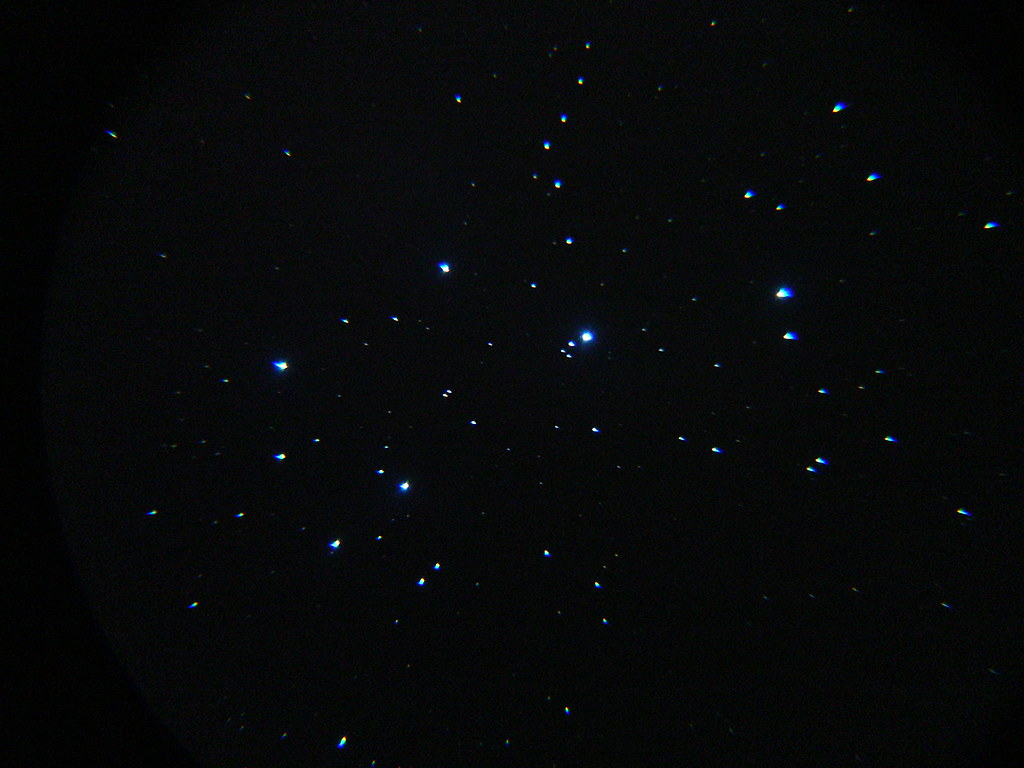
#> input picture pleiades.jpg, 1024 x 768 px
$ python detect.py pleiades.jpg 1.0 1.0
#> lines starting #> are read from the running program, lines starting #| are printed output that depends on the picture; after the words box and inside, x2 and y2 are one past the last pixel; in counts of white or black regions, pixels touching at a corner belong together
### simulator.py
"""Star-field simulator: given a camera attitude, render a synthetic star image.

Run:  python simulator.py
Output: sim_star_field.png (+ printed true attitude)
"""
import csv
import os

import numpy as np
import cv2

# --- Camera model ---------------------------------------------------------
IMG_SIZE = 1024            # pixels (square sensor)
FOV_DEG = 15.0             # full field of view, degrees
LIMIT_MAG = 6.0            # faintest star we render
SIGMA_PX = 1.4             # star blur (PSF width) in pixels
NOISE_STD = 3.0            # sensor read noise (8-bit counts)
BACKGROUND = 8.0           # sky + dark level (8-bit counts)
REF_MAG = 6.0              # a star of this magnitude...
PEAK_AT_REF_MAG = 40.0     # ...peaks at this brightness (8-bit counts)

# Pinhole focal length in pixels from field of view
FOCAL_PX = (IMG_SIZE / 2) / np.tan(np.radians(FOV_DEG / 2))

# --- Small built-in catalog: (name, RA deg, Dec deg, magnitude) ------------
# Approximate J2000 positions for bright stars so the script runs offline.
# Replace with Hipparcos (astroquery) for a realistic star density.
BUILTIN_CATALOG = [
    ("Sirius", 101.287, -16.716, -1.46), ("Canopus", 95.988, -52.696, -0.74),
    ("Arcturus", 213.915, 19.182, -0.05), ("Vega", 279.234, 38.784, 0.03),
    ("Capella", 79.172, 45.998, 0.08), ("Rigel", 78.634, -8.202, 0.13),
    ("Procyon", 114.825, 5.225, 0.34), ("Betelgeuse", 88.793, 7.407, 0.50),
    ("Altair", 297.696, 8.868, 0.77), ("Aldebaran", 68.980, 16.509, 0.85),
    ("Spica", 201.298, -11.161, 0.97), ("Antares", 247.352, -26.432, 1.06),
    ("Pollux", 116.329, 28.026, 1.14), ("Fomalhaut", 344.413, -29.622, 1.16),
    ("Deneb", 310.358, 45.280, 1.25), ("Regulus", 152.093, 11.967, 1.35),
    ("Castor", 113.650, 31.888, 1.58), ("Bellatrix", 81.283, 6.350, 1.64),
    ("Alnilam", 84.053, -1.202, 1.69), ("Alnitak", 85.190, -1.943, 1.77),
    ("Mintaka", 83.002, -0.299, 2.23), ("Saiph", 86.939, -9.670, 2.06),
    ("Dubhe", 165.932, 61.751, 1.79), ("Merak", 165.460, 56.382, 2.37),
    ("Alioth", 193.507, 55.960, 1.77), ("Mizar", 200.981, 54.925, 2.04),
    ("Alkaid", 206.886, 49.313, 1.86), ("Polaris", 37.955, 89.264, 1.98),
    ("Hamal", 31.793, 23.463, 2.00), ("Alpheratz", 2.097, 29.091, 2.06),
    ("Mirach", 17.433, 35.621, 2.05), ("Almach", 30.975, 42.330, 2.10),
    ("Schedar", 10.127, 56.537, 2.24), ("Caph", 2.295, 59.150, 2.28),
    ("Gamma Cas", 14.177, 60.717, 2.47), ("Menkar", 45.570, 4.090, 2.53),
    ("Mirfak", 51.081, 49.861, 1.79), ("Algol", 47.042, 40.956, 2.12),
    ("Elnath", 81.573, 28.608, 1.65), ("Alhena", 99.428, 16.399, 1.93),
    ("Mebsuta", 100.983, 25.131, 3.06), ("Tejat", 95.740, 22.514, 2.88),
    ("Wezen", 107.098, -26.393, 1.84), ("Adhara", 104.656, -28.972, 1.50),
    ("Alphard", 141.897, -8.659, 1.98), ("Denebola", 177.265, 14.572, 2.14),
    ("Algieba", 154.993, 19.842, 2.28), ("Zosma", 168.527, 20.524, 2.56),
    ("Vindemiatrix", 195.544, 10.959, 2.83), ("Porrima", 190.415, -1.449, 2.74),
    ("Zubenelgenubi", 222.720, -16.042, 2.75), ("Kochab", 222.676, 74.156, 2.08),
    ("Rasalhague", 263.734, 12.560, 2.08), ("Rasalgethi", 258.662, 14.390, 2.78),
    ("Sabik", 257.595, -15.725, 2.43), ("Shaula", 263.402, -37.104, 1.62),
    ("Sargas", 264.330, -42.998, 1.87), ("Kaus Australis", 276.043, -34.385, 1.85),
    ("Nunki", 283.816, -26.297, 2.02), ("Sadr", 305.557, 40.257, 2.23),
    ("Albireo", 292.680, 27.960, 3.18), ("Enif", 326.046, 9.875, 2.39),
    ("Markab", 346.190, 15.205, 2.49), ("Scheat", 345.944, 28.083, 2.42),
    ("Algenib", 3.309, 15.184, 2.83), ("Diphda", 10.897, -17.987, 2.04),
    ("Achernar", 24.429, -57.237, 0.46), ("Acamar", 44.565, -40.305, 2.88),
    ("Hadar", 210.956, -60.373, 0.61), ("Rigil Kent", 219.900, -60.834, -0.01),
    ("Acrux", 186.650, -63.099, 0.77), ("Mimosa", 191.930, -59.689, 1.25),
    ("Gacrux", 187.791, -57.113, 1.64), ("Miaplacidus", 138.300, -69.717, 1.68),
    ("Avior", 125.629, -59.510, 1.86), ("Atria", 252.166, -69.028, 1.92),
]


def load_catalog(path=None):
    """Load catalog.csv (made by get_catalog.py), else fall back to the built-in list.

    Returns (list of (name, ra_deg, dec_deg, mag), description of the source).
    """
    here = os.path.dirname(os.path.abspath(__file__))
    path = path or os.environ.get("STAR_CATALOG") or os.path.join(here, "catalog.csv")
    if os.path.exists(path):
        stars = []
        with open(path, newline="") as f:
#> (reads catalog.csv from the repository)
            for row in csv.DictReader(f):
                stars.append((f"HIP{row['hip']}", float(row["ra_deg"]),
                              float(row["dec_deg"]), float(row["mag"])))
#> in main, color is the input picture: shape (768, 1024, 3); mean B, G, R 9, 8.3, 6.7
        if stars:
            return stars, os.path.basename(path)
    return BUILTIN_CATALOG, "built-in 75-star list; run get_catalog.py for the real catalog"


CATALOG, CATALOG_SOURCE = load_catalog()


# [102 lines left out: functions radec_to_unit, attitude_matrix, rotation_to_quaternion, project_stars, render_image, main, not called in this run]


# [2 lines that do not run on import are left out]

### detect.py
"""Star detection + sub-pixel centroiding.

Run:  python detect.py              -> simulates an image, detects stars, compares to truth
      python detect.py my_image.png -> detects stars in your own grayscale image

Two detectors live here so you can compare them:
  detect_stars        the improved detector (used by everything else)
  detect_stars_basic  the original day-2 detector, kept for before/after tests

What the improved detector does differently:
  1. Noise estimate that survives clipping. Sensor values cannot go below 0, so at
     high noise a big share of dark pixels sit at exactly 0 and the classic
     median-absolute-deviation estimate reads far too low (we measured 11.6 when the
     true noise was 30), which made the threshold too low and flooded the output
     with false stars. Here the noise is measured from the upper half of the
     pixel values only, which clipping cannot touch.
  2. Matched filter. The image is blurred with the star's own blur shape before
     thresholding. Star light adds up, noise averages out, so faint stars rise
     above the noise (about 4.7x better signal-to-noise for a 1.4 px blur).
  3. Windowed centroid. A Gaussian-weighted centroid on the raw pixels,
     repeated a few times, instead of a plain weighted average over a blob.
  4. Blend rejection. Two stars closer than a few pixels merge into one blob and
     give a wrong position. A blob that is wider than a single star's blur is
     dropped. This test only runs when noise is low enough for the width to be
     measured reliably, and not on saturated stars (their flat tops look wide).
"""
import sys
import numpy as np
import cv2

import simulator as sim


def estimate_background(img):
    """Background level and noise, robust to stars AND to clipping at zero.

    The median gives the background (fine as long as under half the pixels are
    clipped). The noise comes from the upper half only: for pure noise the median
    of the positive deviations is 0.6745 sigma.
    """
    bg = float(np.median(img))
    upper = img[img > bg] - bg
    sigma = 1.4826 * float(np.median(upper)) if upper.size else 1.0
    return bg, max(sigma, 0.5)


def detect_stars(img, k_sigma=5.0, min_pixels=4, max_pixels=600, psf_sigma=None,
                 reject_blends=True, blend_ratio=1.2, info=None, saturation_level=250):
    """Find stars in a grayscale image (improved detector).

    img          2-D image, any numeric type
    k_sigma      detection threshold, in noise sigmas of the filtered image
    min_pixels / max_pixels  smallest / largest accepted blob (pixels, after filtering)
    psf_sigma    star blur in pixels (default: the simulator's value)
    reject_blends  drop blobs that look like two or more merged stars
    saturation_level  pixel value treated as saturated (these skip the blend test)
    info         optional dict; filled with 'noise' and 'blends' (count rejected)

    Returns a list of (x, y, flux), brightest first.
    """
#> called with k_sigma = 1, min_pixels = 4, max_pixels = 3000, psf_sigma = 1, reject_blends = False, blend_ratio = 1.2, saturation_level = 250
    psf_sigma = sim.SIGMA_PX if psf_sigma is None else psf_sigma
    img = img.astype(np.float32)
    height, width = img.shape
#> height = 768; width = 1024

    bg, sigma = estimate_background(img)
#> in estimate_background, `bg = float(np.median(img))`: bg = 7.67
#> in estimate_background, `sigma = 1.4826 * float(np.median(upper)) if upper.size else 1.0`: sigma = 3.46
#> bg = 7.67; sigma = 3.46
    smooth = cv2.GaussianBlur(img, (0, 0), psf_sigma)
    bg_s, sigma_s = estimate_background(smooth)
#> bg_s = 7.68; sigma_s = 2.39
    mask = (smooth > bg_s + k_sigma * sigma_s).astype(np.uint8)
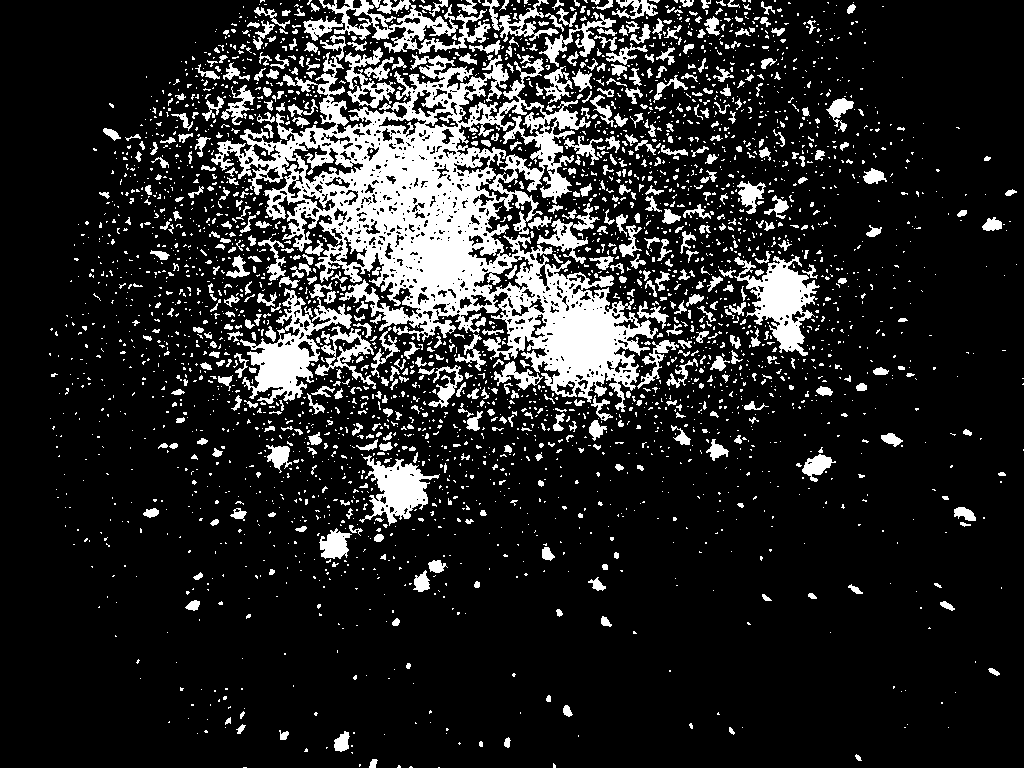
#> mask: shape (768, 1024); values 0 (black) and 1 (white), 15.7% white; 3221 white regions (2641 under 20 px), largest, box (x1, y1, x2, y2) and area: (211, 35, 658, 412) 52321, (240, 282, 352, 404) 4468, (734, 256, 820, 356) 3720
    n, labels, stats, _ = cv2.connectedComponentsWithStats(mask, connectivity=8)
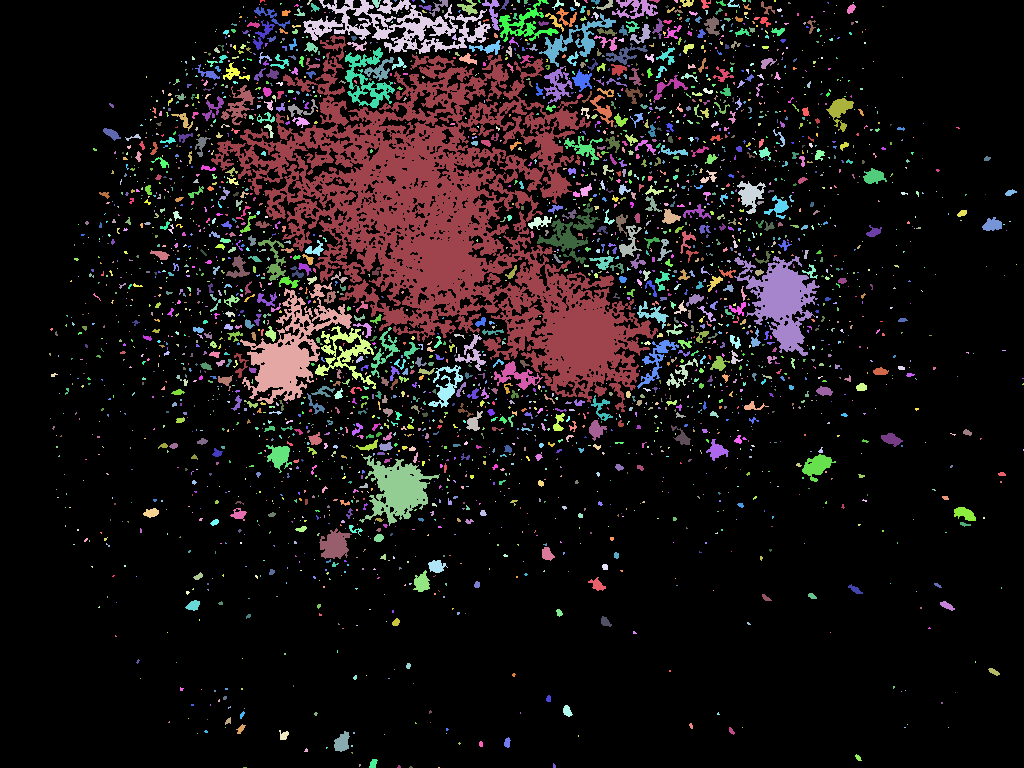
#> labels: shape (768, 1024) int32; 3222 distinct labels, from 0 to 3221; one colour per label, 0 black
#> n = 3222

    r = int(np.ceil(2.5 * psf_sigma)) + 1          # centroid window radius
    stars, n_blend = [], 0
    for i in range(1, n):                          # label 0 is the background
        area = stats[i, cv2.CC_STAT_AREA]
        if area < min_pixels or area > max_pixels:
            continue

        # start from the brightest pixel of the filtered blob
        x0, y0 = stats[i, cv2.CC_STAT_LEFT], stats[i, cv2.CC_STAT_TOP]
        w, h = stats[i, cv2.CC_STAT_WIDTH], stats[i, cv2.CC_STAT_HEIGHT]
        blob = np.where(labels[y0:y0 + h, x0:x0 + w] == i, smooth[y0:y0 + h, x0:x0 + w], -1e9)
        py, px = np.unravel_index(np.argmax(blob), blob.shape)
        cx, cy = float(x0 + px), float(y0 + py)

        # windowed centroid: Gaussian weights centred on the current estimate
        # (A plain centroid first gives a close starting point. Flat-topped, saturated
        # stars would otherwise need many iterations to settle.)
        ok = True
        for it in range(40):
            xa, xb = int(max(0, round(cx) - r)), int(min(width, round(cx) + r + 1))
            ya, yb = int(max(0, round(cy) - r)), int(min(height, round(cy) + r + 1))
            ys, xs = np.mgrid[ya:yb, xa:xb]
            if it == 0:
                g = 1.0
            else:
                g = np.exp(-((xs - cx) ** 2 + (ys - cy) ** 2) / (2 * psf_sigma ** 2))
            d = img[ya:yb, xa:xb] - bg
            den = float((g * d).sum())
            if den <= 0:
                ok = False
                break
            new_x = float((g * d * xs).sum() / den)
            new_y = float((g * d * ys).sum() / den)
            moved = abs(new_x - cx) + abs(new_y - cy)
            cx, cy = new_x, new_y
            if it > 0 and moved < 0.002:
                break
        if not ok:
            continue

        xa, xb = int(max(0, round(cx) - r)), int(min(width, round(cx) + r + 1))
        ya, yb = int(max(0, round(cy) - r)), int(min(height, round(cy) + r + 1))
        ys, xs = np.mgrid[ya:yb, xa:xb]
        d = img[ya:yb, xa:xb] - bg
        flux = float(d.sum())
        if flux <= 0:
            continue

        # blend test: is this blob wider than one star's blur?
        saturated = img[ya:yb, xa:xb].max() >= saturation_level
        r4 = float((((xs - cx) ** 2 + (ys - cy) ** 2) ** 2).sum())
        moment_noise = sigma * np.sqrt(r4) / flux  # how much noise shakes the width
        if reject_blends and moment_noise < 0.2 * psf_sigma ** 2 and not saturated:
            sx = np.sqrt(max(float((d * (xs - cx) ** 2).sum() / flux), 0.0))
            sy = np.sqrt(max(float((d * (ys - cy) ** 2).sum() / flux), 0.0))
            if max(sx, sy) > blend_ratio * psf_sigma:
                n_blend += 1
                continue
        stars.append((cx, cy, flux))
#> this loop made 3221 passes
#> (area, x0, y0, w, h, py, px) on passes 5, 9, 11: (44, 372, 0, 9, 8, 0, 2), (103, 429, 0, 19, 17, 14, 4), (141, 457, 0, 21, 15, 0, 11)

    stars.sort(key=lambda s: -s[2])
    if info is not None:
        info.update(noise=sigma, blends=n_blend)
    return stars


# [55 lines left out: functions detect_stars_basic, match_to_truth, not called in this run]


def main():
    if len(sys.argv) > 1:
        # python detect.py photo.jpg [star_blur_px] [threshold_sigma]
        # Real photos differ from the simulator: stars are wider and often stretched or
        # colour-fringed by the lens, and the brightest stars have big glowing halos.
        # So image mode uses a wider blur, skips the blend test (a stretched star would
        # look like a blend) and accepts large blobs.
        path = sys.argv[1]
        psf = float(sys.argv[2]) if len(sys.argv) > 2 else 2.0
        k_sigma = float(sys.argv[3]) if len(sys.argv) > 3 else 5.0
        color = cv2.imread(path, cv2.IMREAD_COLOR)
        if color is None:
            sys.exit("Could not read image: " + path)
        # Average the colour channels so blue and red stars count equally.
        img = color.astype(np.float32).mean(axis=2)
        info = {}
        stars = detect_stars(img, k_sigma=k_sigma, psf_sigma=psf, reject_blends=False,
                             max_pixels=3000, info=info)
        print("Detected %d stars in %s (noise estimate %.1f, blends rejected %d)"
              % (len(stars), path, info["noise"], info["blends"]))
#| Detected 1852 stars in pleiades.jpg (noise estimate 3.5, blends rejected 0)
        for x, y, f in stars:
            print("  x=%8.2f  y=%8.2f  flux=%9.1f" % (x, y, f))
#> this loop made 1852 passes
#> (x, y, f) on passes 1 to 3: (404.9, 485.7, 10694.3), (336.3, 542.9, 8717), (341.6, 742.3, 6664.7)
#|   x=  404.87  y=  485.71  flux=  10694.3
#|   x=  336.29  y=  542.93  flux=   8717.0
#|   x=  341.57  y=  742.32  flux=   6664.7
#|   x=  281.54  y=  456.03  flux=   6160.7
#|   x=  835.33  y=  109.32  flux=   6140.0
#|   x=  746.81  y=  195.25  flux=   6027.7
#|   x=  343.02  y=  739.57  flux=   5834.3
#|   x=  421.34  y=  580.91  flux=   5709.0
#> (further printed lines are left out)

        # Mark every detection on the image and save it next to the original.
        radius = max(8, int(round(4 * psf)))
        for rank, (x, y, f) in enumerate(stars):
            centre = (int(round(x)), int(round(y)))
            cv2.circle(color, centre, radius, (0, 255, 0), 1)
            if rank < 15:                          # number the 15 brightest
                cv2.putText(color, str(rank + 1), (centre[0] + radius + 2, centre[1] - 2),
                            cv2.FONT_HERSHEY_SIMPLEX, 0.45, (0, 255, 255), 1, cv2.LINE_AA)
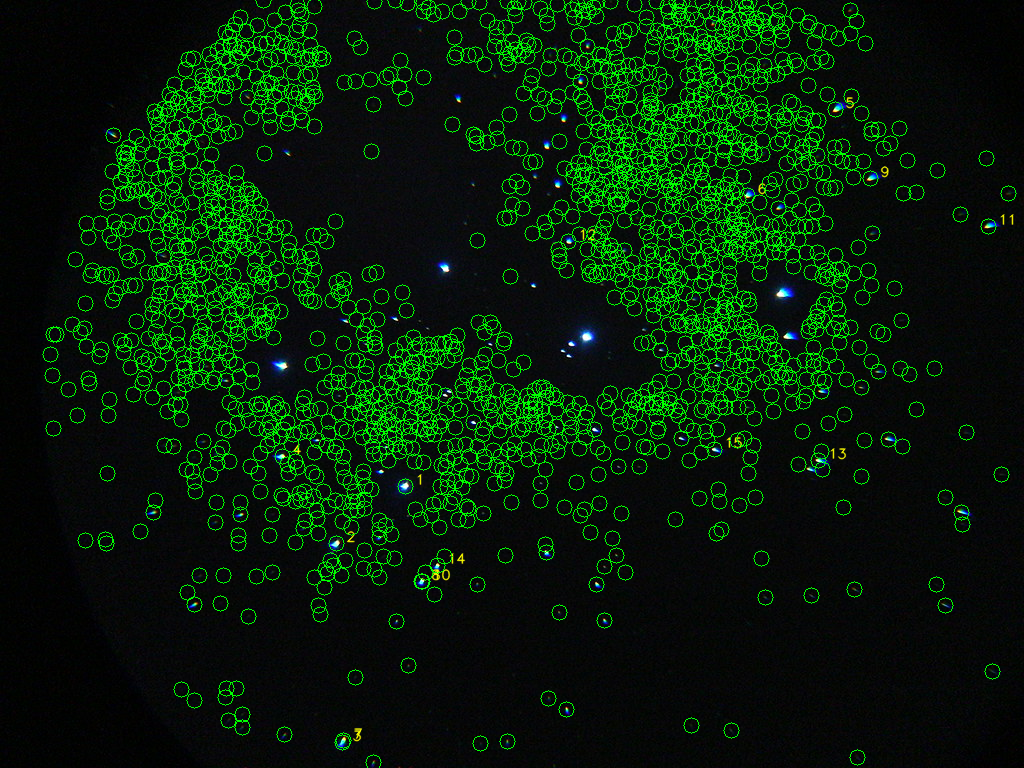
#> color: shape (768, 1024, 3); 9.26% of pixels changed, all inside (x1, y1, x2, y2) = (42, 0, 1017, 768)
        stem = path.rsplit(".", 1)[0]
        out = stem + "_detected.png"
        cv2.imwrite(out, color)
        print("Saved " + out + " (green circles = detected stars, yellow numbers = 15 brightest)")
        return

    # Self-test on a simulated image with known truth
    R = sim.attitude_matrix(84.0, 0.0, 20.0)
    truth = sim.project_stars(R)
    img = sim.render_image(truth)

    info = {}
    detected = detect_stars(img, info=info)
    print("True stars: %d   Detected: %d   Blended blobs rejected: %d   "
          "Noise estimate: %.1f (true %.1f)\n"
          % (len(truth), len(detected), info["blends"], info["noise"], sim.NOISE_STD))

    rows = match_to_truth(detected, truth)
    print("%-12s %20s %22s %10s" % ("Star", "true (x, y)", "detected (x, y)", "error px"))
    errs = []
    for name, tx, ty, dx, dy, e in rows:
        if e is None:
            print("%-12s (%7.1f,%7.1f)   not detected (faint, or part of a rejected blend)"
                  % (name, tx, ty))
        else:
            errs.append(e)
            print("%-12s (%7.1f,%7.1f)   (%7.2f,%7.2f)   %8.3f" % (name, tx, ty, dx, dy, e))
    if errs:
        rms = float(np.sqrt(np.mean(np.square(errs))))
        print("\nRMS centroid error: %.3f px  (~%.1f arcsec)"
              % (rms, rms * sim.FOV_DEG * 3600 / sim.IMG_SIZE))

    # Save an annotated image so you can see what was found
    vis = cv2.cvtColor(img, cv2.COLOR_GRAY2BGR)
    for x, y, _ in detected:
        cv2.circle(vis, (int(round(x)), int(round(y))), 14, (0, 255, 0), 1)
    cv2.imwrite("detected_stars.png", vis)
    print("Saved detected_stars.png")


if __name__ == "__main__":
    main()
